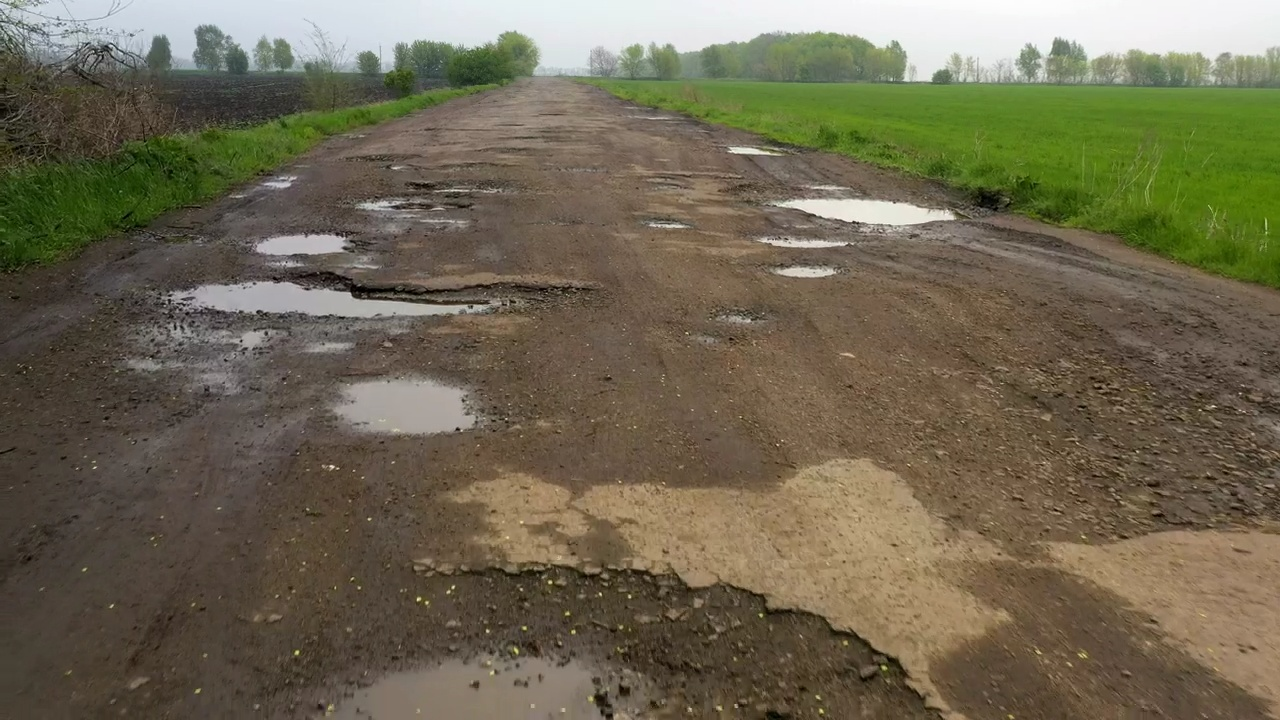
#> input picture data/samples/sample_test_1.jpg, 1280 x 720 px
$ python -i preprocessor.py   (imports and definitions only)
#> lines starting #> are read from the running program, lines starting #| are printed output that depends on the picture
#> further down, picture is the input picture: shape (720, 1280, 3); mean B, G, R 81.4, 103.3, 110.7
"""
src/core/preprocessor.py
========================
Image and video frame enhancement utilities.
Works on both PIL Images (for static image uploads) and numpy BGR frames
(from cv2.VideoCapture), so the same logic is shared across both pipelines.
"""

from __future__ import annotations

import cv2
import numpy as np
from PIL import Image, ImageEnhance

from config.settings import CONTRAST_FACTOR, SHARPNESS_FACTOR


class Preprocessor:
    """
    Applies contrast and sharpness enhancement to images or video frames.

    These enhancements are designed to improve detection accuracy on
    muddy or low-contrast road surfaces.

    Parameters
    ----------
    contrast_factor : float
        Multiplier for PIL ImageEnhance.Contrast. Default from settings.
    sharpness_factor : float
        Multiplier for PIL ImageEnhance.Sharpness. Default from settings.
    """

    def __init__(
        self,
        contrast_factor: float = CONTRAST_FACTOR,
        sharpness_factor: float = SHARPNESS_FACTOR,
    ) -> None:
        self.contrast_factor = contrast_factor
        self.sharpness_factor = sharpness_factor

    # ------------------------------------------------------------------
    # Public API
    # ------------------------------------------------------------------

    def enhance_image(self, image: Image.Image) -> Image.Image:
        """
        Enhance contrast and sharpness of a PIL Image.

        Parameters
        ----------
        image : PIL.Image.Image
            Input RGB image.

        Returns
        -------
        PIL.Image.Image
            Enhanced image.
        """
        image = ImageEnhance.Contrast(image).enhance(self.contrast_factor)
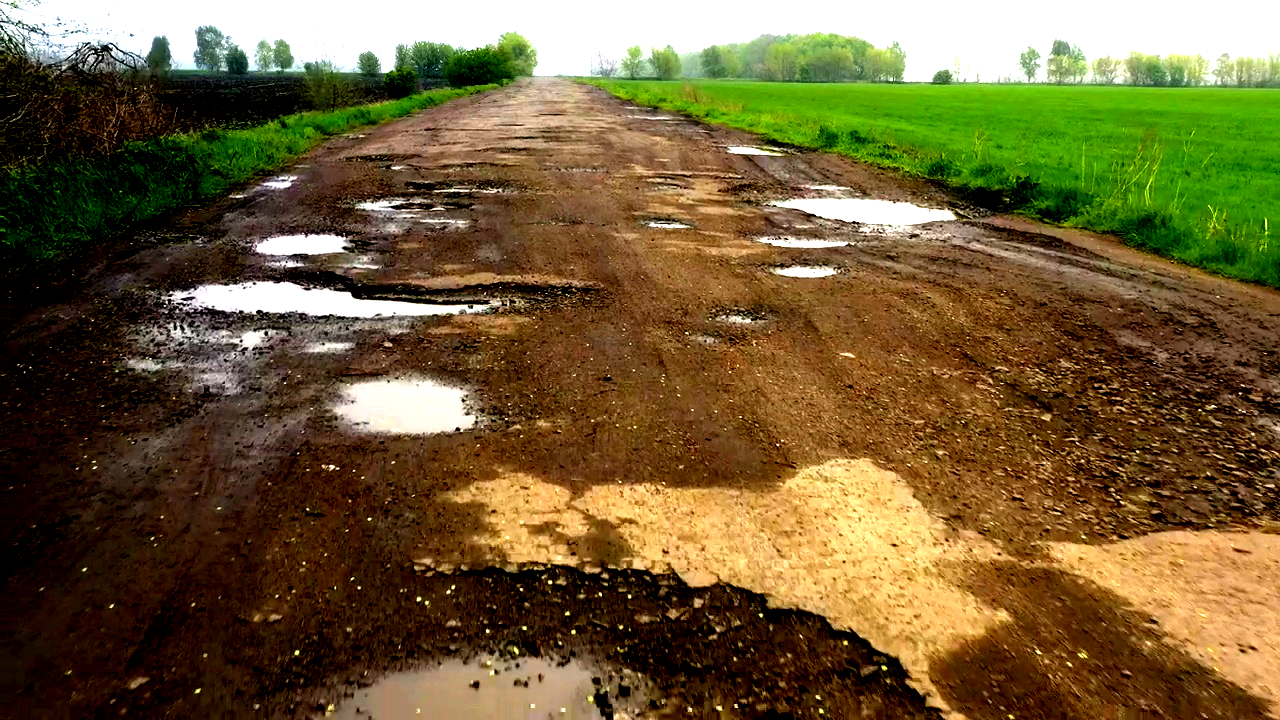
#> image: PIL image 1280x720 RGB; mean R, G, B 111.9, 93.8, 53.9
        image = ImageEnhance.Sharpness(image).enhance(self.sharpness_factor)
        return image

    def enhance_frame(self, frame: np.ndarray) -> np.ndarray:
        """
        Enhance contrast and sharpness of a BGR numpy frame (from cv2).

        Parameters
        ----------
        frame : np.ndarray
            Input BGR frame from cv2.VideoCapture.

        Returns
        -------
        np.ndarray
            Enhanced BGR frame.
        """
        # Convert BGR → RGB for PIL, enhance, convert back
        pil_image = Image.fromarray(cv2.cvtColor(frame, cv2.COLOR_BGR2RGB))
        pil_image = self.enhance_image(pil_image)
        return cv2.cvtColor(np.array(pil_image), cv2.COLOR_RGB2BGR)
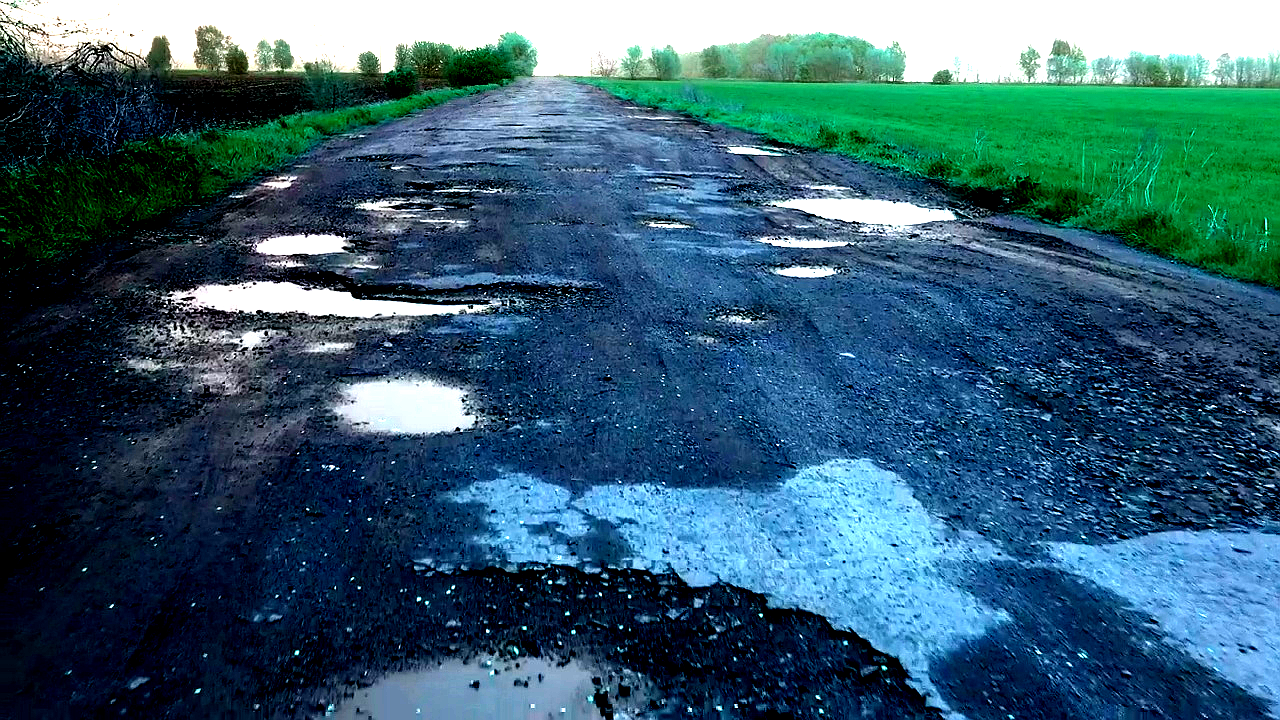
#> returned value: shape (720, 1280, 3); mean R, G, B 54.5, 94.3, 112

>>> import cv2
>>> picture = cv2.imread('../../data/samples/sample_test_1.jpg')
>>> result = Preprocessor().enhance_frame(picture)
